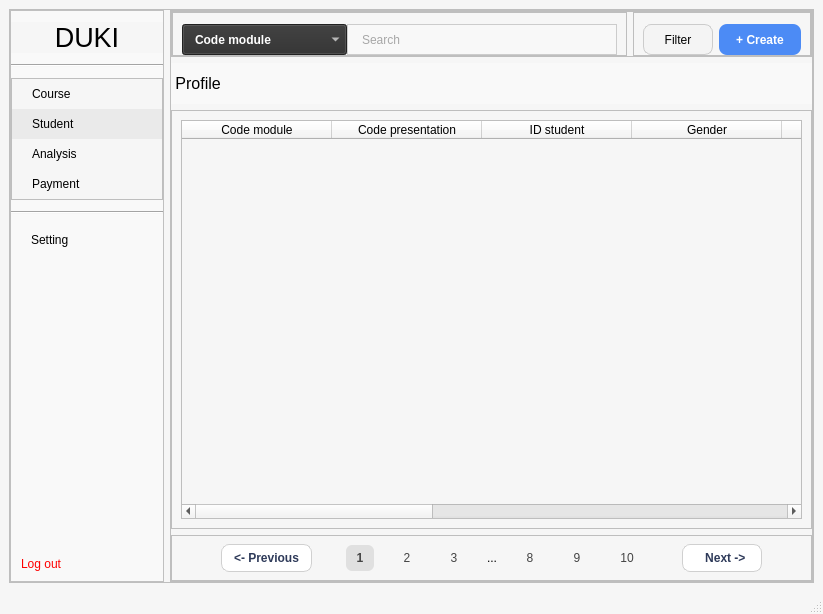
<?xml version="1.0" encoding="UTF-8"?>
<ui version="4.0">
 <class>MainWindow</class>
 <widget class="QMainWindow" name="MainWindow">
  <property name="geometry">
   <rect>
    <x>0</x>
    <y>0</y>
    <width>823</width>
    <height>614</height>
   </rect>
  </property>
  <property name="windowTitle">
   <string>MainWindow</string>
  </property>
  <property name="styleSheet">
   <string notr="true">QMainWindow {
    background-color: #f6f6f6;
}
QFrame {
    background-color: #f6f6f6;
}
#centralwidget{
	background-color: #f6f6f6;
}
#menu {
    background-color: #f9f9f9;
    border-right: 1px solid #e0e0e0;
}
QLabel#brand {
    color: black;
}

#menu_analysis,
#menu_course,
#menu_payment,
#menu_student,
#menu_setting {
    text-align: left;
    padding: 8px 20px;
    border: none;
	color: black;
}
#menu_analysis:hover,
#menu_course:hover,
#menu_logout:hover,
#menu_payment:hover,
#menu_student:hover,
#menu_setting:hover {
    background-color: #eaeaea;
}
#menu_logout {
    color: red;
    padding: 10px;
    text-align: left;
	border: none;
}
#menu_student {
    background-color: #eaeaea;
}
#student_search_lineEdit {
    background-color: #F8F8F8;
    border: 1px solid #CCCCCC;
    border-radius-right: 10px;
    padding: 6px 12px;
    color: #555;
}
#student_search_lineEdit:focus {
    border: 2px solid #A0A0A0;
}
#student_search_comboBox {
    background-color: #2E2E2E;
    color: white;
    padding: 6px 12px;
    font-weight: bold;
}
QComboBox QAbstractItemView {
    background-color: #2E2E2E;
    color: white;
    selection-background-color: #444444;
    selection-color: white;
}
#student_create {
    background-color: #4C8BF5;
    color: white;
    border: none;
    border-radius: 8px;
    padding: 6px 10px;
    font-weight: bold;
}
#student_create:hover {
    background-color: #3B73E0;
}
#student_filter {
    background-color: #F4F4F4;
    border: 1px solid #CCCCCC;
    border-radius: 8px;
    padding: 6px 10px;
	color: black;
}
#student_filter:hover {
    background-color: #EAEAEA;
}
#header{
	background-color: #f9f9f9;
	color: black;
}
#student_previous, #student_next {
    background-color: white;
    color: #2E3A59;
    border: 1px solid #D0D0D0;
    border-radius: 8px;
    padding: 6px 12px;
    font-weight: 500;
}
#student_previous:hover, #student_next:hover {
    background-color: #F5F5F5;
}
#student_page_1, #student_page_2, #student_page_3, #student_page_8, #student_page_9, #student_page_10 {
    background-color: transparent;
    border: none;
    color: #444;
    padding: 6px 10px;
}
#student_page_1 {
    background-color: #E0E0E0;
    border-radius: 6px;
    font-weight: bold;
}
#space {
    color: #777;
    font-weight: bold;
}


</string>
  </property>
  <widget class="QWidget" name="centralwidget">
   <layout class="QHBoxLayout" name="horizontalLayout_5">
    <item>
     <widget class="QFrame" name="frame">
      <property name="sizePolicy">
       <sizepolicy hsizetype="Preferred" vsizetype="Preferred">
        <horstretch>0</horstretch>
        <verstretch>0</verstretch>
       </sizepolicy>
      </property>
      <property name="minimumSize">
       <size>
        <width>801</width>
        <height>541</height>
       </size>
      </property>
      <property name="frameShape">
       <enum>QFrame::StyledPanel</enum>
      </property>
      <property name="frameShadow">
       <enum>QFrame::Raised</enum>
      </property>
      <layout class="QHBoxLayout" name="horizontalLayout">
       <property name="leftMargin">
        <number>0</number>
       </property>
       <property name="topMargin">
        <number>0</number>
       </property>
       <property name="rightMargin">
        <number>0</number>
       </property>
       <property name="bottomMargin">
        <number>0</number>
       </property>
       <item>
        <widget class="QFrame" name="menu">
         <property name="sizePolicy">
          <sizepolicy hsizetype="Preferred" vsizetype="Preferred">
           <horstretch>0</horstretch>
           <verstretch>0</verstretch>
          </sizepolicy>
         </property>
         <property name="frameShape">
          <enum>QFrame::StyledPanel</enum>
         </property>
         <property name="frameShadow">
          <enum>QFrame::Raised</enum>
         </property>
         <layout class="QVBoxLayout" name="verticalLayout" stretch="0,0,0,0,0,0,0">
          <property name="spacing">
           <number>11</number>
          </property>
          <property name="leftMargin">
           <number>0</number>
          </property>
          <property name="topMargin">
           <number>11</number>
          </property>
          <property name="rightMargin">
           <number>0</number>
          </property>
          <property name="bottomMargin">
           <number>0</number>
          </property>
          <item>
           <widget class="QLabel" name="brand">
            <property name="sizePolicy">
             <sizepolicy hsizetype="Preferred" vsizetype="Preferred">
              <horstretch>0</horstretch>
              <verstretch>0</verstretch>
             </sizepolicy>
            </property>
            <property name="font">
             <font>
              <pointsize>20</pointsize>
             </font>
            </property>
            <property name="styleSheet">
             <string notr="true"/>
            </property>
            <property name="text">
             <string>DUKI</string>
            </property>
            <property name="alignment">
             <set>Qt::AlignCenter</set>
            </property>
           </widget>
          </item>
          <item>
           <widget class="Line" name="line_1">
            <property name="orientation">
             <enum>Qt::Horizontal</enum>
            </property>
           </widget>
          </item>
          <item>
           <widget class="QFrame" name="frame_2">
            <property name="frameShape">
             <enum>QFrame::StyledPanel</enum>
            </property>
            <property name="frameShadow">
             <enum>QFrame::Raised</enum>
            </property>
            <layout class="QVBoxLayout" name="verticalLayout_3">
             <property name="spacing">
              <number>0</number>
             </property>
             <property name="leftMargin">
              <number>0</number>
             </property>
             <property name="topMargin">
              <number>0</number>
             </property>
             <property name="rightMargin">
              <number>0</number>
             </property>
             <property name="bottomMargin">
              <number>0</number>
             </property>
             <item>
              <widget class="QPushButton" name="menu_course">
               <property name="sizePolicy">
                <sizepolicy hsizetype="Minimum" vsizetype="Preferred">
                 <horstretch>0</horstretch>
                 <verstretch>0</verstretch>
                </sizepolicy>
               </property>
               <property name="styleSheet">
                <string notr="true"/>
               </property>
               <property name="text">
                <string>Course</string>
               </property>
              </widget>
             </item>
             <item>
              <widget class="QPushButton" name="menu_student">
               <property name="sizePolicy">
                <sizepolicy hsizetype="Minimum" vsizetype="Preferred">
                 <horstretch>0</horstretch>
                 <verstretch>0</verstretch>
                </sizepolicy>
               </property>
               <property name="layoutDirection">
                <enum>Qt::LeftToRight</enum>
               </property>
               <property name="styleSheet">
                <string notr="true"/>
               </property>
               <property name="text">
                <string>Student</string>
               </property>
              </widget>
             </item>
             <item>
              <widget class="QPushButton" name="menu_analysis">
               <property name="sizePolicy">
                <sizepolicy hsizetype="Minimum" vsizetype="Preferred">
                 <horstretch>0</horstretch>
                 <verstretch>0</verstretch>
                </sizepolicy>
               </property>
               <property name="styleSheet">
                <string notr="true"/>
               </property>
               <property name="text">
                <string>Analysis</string>
               </property>
              </widget>
             </item>
             <item>
              <widget class="QPushButton" name="menu_payment">
               <property name="sizePolicy">
                <sizepolicy hsizetype="Preferred" vsizetype="Preferred">
                 <horstretch>0</horstretch>
                 <verstretch>0</verstretch>
                </sizepolicy>
               </property>
               <property name="minimumSize">
                <size>
                 <width>150</width>
                 <height>28</height>
                </size>
               </property>
               <property name="styleSheet">
                <string notr="true"/>
               </property>
               <property name="text">
                <string>Payment</string>
               </property>
              </widget>
             </item>
            </layout>
           </widget>
          </item>
          <item>
           <widget class="Line" name="line_2">
            <property name="orientation">
             <enum>Qt::Horizontal</enum>
            </property>
           </widget>
          </item>
          <item>
           <widget class="QPushButton" name="menu_setting">
            <property name="sizePolicy">
             <sizepolicy hsizetype="Preferred" vsizetype="Preferred">
              <horstretch>0</horstretch>
              <verstretch>0</verstretch>
             </sizepolicy>
            </property>
            <property name="minimumSize">
             <size>
              <width>60</width>
              <height>12</height>
             </size>
            </property>
            <property name="styleSheet">
             <string notr="true"/>
            </property>
            <property name="text">
             <string>Setting</string>
            </property>
           </widget>
          </item>
          <item>
           <spacer name="verticalSpacer">
            <property name="orientation">
             <enum>Qt::Vertical</enum>
            </property>
            <property name="sizeHint" stdset="0">
             <size>
              <width>20</width>
              <height>40</height>
             </size>
            </property>
           </spacer>
          </item>
          <item>
           <widget class="QPushButton" name="menu_logout">
            <property name="sizePolicy">
             <sizepolicy hsizetype="Preferred" vsizetype="Preferred">
              <horstretch>0</horstretch>
              <verstretch>0</verstretch>
             </sizepolicy>
            </property>
            <property name="styleSheet">
             <string notr="true"/>
            </property>
            <property name="text">
             <string>Log out</string>
            </property>
           </widget>
          </item>
         </layout>
        </widget>
       </item>
       <item>
        <widget class="QFrame" name="frame_3">
         <property name="sizePolicy">
          <sizepolicy hsizetype="Preferred" vsizetype="Preferred">
           <horstretch>0</horstretch>
           <verstretch>0</verstretch>
          </sizepolicy>
         </property>
         <property name="frameShape">
          <enum>QFrame::StyledPanel</enum>
         </property>
         <property name="frameShadow">
          <enum>QFrame::Raised</enum>
         </property>
         <layout class="QVBoxLayout" name="verticalLayout_2">
          <property name="leftMargin">
           <number>0</number>
          </property>
          <property name="topMargin">
           <number>0</number>
          </property>
          <property name="rightMargin">
           <number>0</number>
          </property>
          <property name="bottomMargin">
           <number>0</number>
          </property>
          <item>
           <widget class="QFrame" name="option">
            <property name="sizePolicy">
             <sizepolicy hsizetype="Preferred" vsizetype="Preferred">
              <horstretch>0</horstretch>
              <verstretch>0</verstretch>
             </sizepolicy>
            </property>
            <property name="frameShape">
             <enum>QFrame::StyledPanel</enum>
            </property>
            <property name="frameShadow">
             <enum>QFrame::Raised</enum>
            </property>
            <layout class="QHBoxLayout" name="horizontalLayout_2">
             <property name="leftMargin">
              <number>0</number>
             </property>
             <property name="topMargin">
              <number>0</number>
             </property>
             <property name="rightMargin">
              <number>0</number>
             </property>
             <property name="bottomMargin">
              <number>0</number>
             </property>
             <item>
              <widget class="QFrame" name="search">
               <property name="frameShape">
                <enum>QFrame::StyledPanel</enum>
               </property>
               <property name="frameShadow">
                <enum>QFrame::Raised</enum>
               </property>
               <layout class="QHBoxLayout" name="horizontalLayout_3">
                <property name="spacing">
                 <number>0</number>
                </property>
                <property name="topMargin">
                 <number>11</number>
                </property>
                <property name="bottomMargin">
                 <number>0</number>
                </property>
                <item>
                 <widget class="QComboBox" name="student_search_comboBox">
                  <property name="sizePolicy">
                   <sizepolicy hsizetype="Maximum" vsizetype="Preferred">
                    <horstretch>0</horstretch>
                    <verstretch>0</verstretch>
                   </sizepolicy>
                  </property>
                  <property name="minimumSize">
                   <size>
                    <width>165</width>
                    <height>31</height>
                   </size>
                  </property>
                  <item>
                   <property name="text">
                    <string>Code module</string>
                   </property>
                  </item>
                  <item>
                   <property name="text">
                    <string>Code presentation</string>
                   </property>
                  </item>
                  <item>
                   <property name="text">
                    <string>Id student</string>
                   </property>
                  </item>
                  <item>
                   <property name="text">
                    <string>Gender</string>
                   </property>
                  </item>
                  <item>
                   <property name="text">
                    <string>Region</string>
                   </property>
                  </item>
                  <item>
                   <property name="text">
                    <string>Highest education</string>
                   </property>
                  </item>
                  <item>
                   <property name="text">
                    <string>IMB band</string>
                   </property>
                  </item>
                  <item>
                   <property name="text">
                    <string>Age band</string>
                   </property>
                  </item>
                  <item>
                   <property name="text">
                    <string>Previous attempt</string>
                   </property>
                  </item>
                  <item>
                   <property name="text">
                    <string>Studied credit</string>
                   </property>
                  </item>
                 </widget>
                </item>
                <item>
                 <widget class="QLineEdit" name="student_search_lineEdit">
                  <property name="sizePolicy">
                   <sizepolicy hsizetype="Preferred" vsizetype="Preferred">
                    <horstretch>0</horstretch>
                    <verstretch>0</verstretch>
                   </sizepolicy>
                  </property>
                  <property name="minimumSize">
                   <size>
                    <width>260</width>
                    <height>31</height>
                   </size>
                  </property>
                  <property name="placeholderText">
                   <string>Search</string>
                  </property>
                 </widget>
                </item>
               </layout>
              </widget>
             </item>
             <item>
              <widget class="QFrame" name="frame_5">
               <property name="sizePolicy">
                <sizepolicy hsizetype="Maximum" vsizetype="Preferred">
                 <horstretch>0</horstretch>
                 <verstretch>0</verstretch>
                </sizepolicy>
               </property>
               <property name="frameShape">
                <enum>QFrame::StyledPanel</enum>
               </property>
               <property name="frameShadow">
                <enum>QFrame::Raised</enum>
               </property>
               <layout class="QHBoxLayout" name="horizontalLayout_4">
                <property name="topMargin">
                 <number>11</number>
                </property>
                <property name="bottomMargin">
                 <number>0</number>
                </property>
                <item>
                 <widget class="QPushButton" name="student_filter">
                  <property name="sizePolicy">
                   <sizepolicy hsizetype="Preferred" vsizetype="Preferred">
                    <horstretch>0</horstretch>
                    <verstretch>0</verstretch>
                   </sizepolicy>
                  </property>
                  <property name="minimumSize">
                   <size>
                    <width>70</width>
                    <height>30</height>
                   </size>
                  </property>
                  <property name="text">
                   <string>Filter</string>
                  </property>
                 </widget>
                </item>
                <item>
                 <widget class="QPushButton" name="student_create">
                  <property name="sizePolicy">
                   <sizepolicy hsizetype="Preferred" vsizetype="Preferred">
                    <horstretch>0</horstretch>
                    <verstretch>0</verstretch>
                   </sizepolicy>
                  </property>
                  <property name="minimumSize">
                   <size>
                    <width>82</width>
                    <height>30</height>
                   </size>
                  </property>
                  <property name="text">
                   <string>+ Create</string>
                  </property>
                 </widget>
                </item>
               </layout>
              </widget>
             </item>
            </layout>
           </widget>
          </item>
          <item>
           <widget class="QLabel" name="header">
            <property name="sizePolicy">
             <sizepolicy hsizetype="Preferred" vsizetype="Preferred">
              <horstretch>0</horstretch>
              <verstretch>0</verstretch>
             </sizepolicy>
            </property>
            <property name="minimumSize">
             <size>
              <width>0</width>
              <height>41</height>
             </size>
            </property>
            <property name="font">
             <font>
              <family>MS Shell Dlg 2</family>
              <pointsize>12</pointsize>
             </font>
            </property>
            <property name="text">
             <string> Profile</string>
            </property>
           </widget>
          </item>
          <item>
           <widget class="QFrame" name="frame_6">
            <property name="sizePolicy">
             <sizepolicy hsizetype="Preferred" vsizetype="Expanding">
              <horstretch>0</horstretch>
              <verstretch>0</verstretch>
             </sizepolicy>
            </property>
            <property name="minimumSize">
             <size>
              <width>165</width>
              <height>0</height>
             </size>
            </property>
            <property name="frameShape">
             <enum>QFrame::StyledPanel</enum>
            </property>
            <property name="frameShadow">
             <enum>QFrame::Raised</enum>
            </property>
            <layout class="QHBoxLayout" name="horizontalLayout_8">
             <item>
              <widget class="QTableWidget" name="student_table">
               <property name="styleSheet">
                <string notr="true">color: black</string>
               </property>
               <attribute name="horizontalHeaderDefaultSectionSize">
                <number>150</number>
               </attribute>
               <column>
                <property name="text">
                 <string>Code module</string>
                </property>
               </column>
               <column>
                <property name="text">
                 <string>Code presentation</string>
                </property>
               </column>
               <column>
                <property name="text">
                 <string>ID student</string>
                </property>
               </column>
               <column>
                <property name="text">
                 <string>Gender</string>
                </property>
               </column>
               <column>
                <property name="text">
                 <string>Region</string>
                </property>
               </column>
               <column>
                <property name="text">
                 <string>Highest education</string>
                </property>
               </column>
               <column>
                <property name="text">
                 <string>IMB band</string>
                </property>
               </column>
               <column>
                <property name="text">
                 <string>Age band</string>
                </property>
               </column>
               <column>
                <property name="text">
                 <string>Previous attempt</string>
                </property>
               </column>
               <column>
                <property name="text">
                 <string>Studied credit</string>
                </property>
               </column>
              </widget>
             </item>
            </layout>
           </widget>
          </item>
          <item>
           <widget class="QFrame" name="frame_7">
            <property name="sizePolicy">
             <sizepolicy hsizetype="Preferred" vsizetype="Preferred">
              <horstretch>0</horstretch>
              <verstretch>0</verstretch>
             </sizepolicy>
            </property>
            <property name="frameShape">
             <enum>QFrame::StyledPanel</enum>
            </property>
            <property name="frameShadow">
             <enum>QFrame::Raised</enum>
            </property>
            <layout class="QHBoxLayout" name="horizontalLayout_6">
             <property name="topMargin">
              <number>0</number>
             </property>
             <property name="bottomMargin">
              <number>0</number>
             </property>
             <item>
              <spacer name="horizontalSpacer_3">
               <property name="orientation">
                <enum>Qt::Horizontal</enum>
               </property>
               <property name="sizeHint" stdset="0">
                <size>
                 <width>40</width>
                 <height>20</height>
                </size>
               </property>
              </spacer>
             </item>
             <item>
              <widget class="QPushButton" name="student_previous">
               <property name="sizePolicy">
                <sizepolicy hsizetype="Preferred" vsizetype="Fixed">
                 <horstretch>0</horstretch>
                 <verstretch>0</verstretch>
                </sizepolicy>
               </property>
               <property name="text">
                <string>&lt;- Previous</string>
               </property>
              </widget>
             </item>
             <item>
              <spacer name="horizontalSpacer">
               <property name="orientation">
                <enum>Qt::Horizontal</enum>
               </property>
               <property name="sizeHint" stdset="0">
                <size>
                 <width>1</width>
                 <height>20</height>
                </size>
               </property>
              </spacer>
             </item>
             <item>
              <widget class="QWidget" name="student_page" native="true">
               <property name="sizePolicy">
                <sizepolicy hsizetype="Maximum" vsizetype="Preferred">
                 <horstretch>30</horstretch>
                 <verstretch>0</verstretch>
                </sizepolicy>
               </property>
               <property name="minimumSize">
                <size>
                 <width>350</width>
                 <height>0</height>
                </size>
               </property>
               <layout class="QHBoxLayout" name="horizontalLayout_7">
                <property name="leftMargin">
                 <number>11</number>
                </property>
                <property name="rightMargin">
                 <number>11</number>
                </property>
                <item>
                 <widget class="QPushButton" name="student_page_1">
                  <property name="sizePolicy">
                   <sizepolicy hsizetype="Fixed" vsizetype="Preferred">
                    <horstretch>0</horstretch>
                    <verstretch>0</verstretch>
                   </sizepolicy>
                  </property>
                  <property name="minimumSize">
                   <size>
                    <width>28</width>
                    <height>0</height>
                   </size>
                  </property>
                  <property name="text">
                   <string>1</string>
                  </property>
                 </widget>
                </item>
                <item>
                 <widget class="QPushButton" name="student_page_2">
                  <property name="sizePolicy">
                   <sizepolicy hsizetype="Fixed" vsizetype="Preferred">
                    <horstretch>0</horstretch>
                    <verstretch>0</verstretch>
                   </sizepolicy>
                  </property>
                  <property name="minimumSize">
                   <size>
                    <width>28</width>
                    <height>0</height>
                   </size>
                  </property>
                  <property name="text">
                   <string>2</string>
                  </property>
                 </widget>
                </item>
                <item>
                 <widget class="QPushButton" name="student_page_8">
                  <property name="sizePolicy">
                   <sizepolicy hsizetype="Fixed" vsizetype="Preferred">
                    <horstretch>0</horstretch>
                    <verstretch>0</verstretch>
                   </sizepolicy>
                  </property>
                  <property name="minimumSize">
                   <size>
                    <width>28</width>
                    <height>0</height>
                   </size>
                  </property>
                  <property name="text">
                   <string>3</string>
                  </property>
                 </widget>
                </item>
                <item>
                 <widget class="QLabel" name="student_space">
                  <property name="sizePolicy">
                   <sizepolicy hsizetype="Fixed" vsizetype="Preferred">
                    <horstretch>0</horstretch>
                    <verstretch>0</verstretch>
                   </sizepolicy>
                  </property>
                  <property name="layoutDirection">
                   <enum>Qt::LeftToRight</enum>
                  </property>
                  <property name="text">
                   <string>...</string>
                  </property>
                  <property name="alignment">
                   <set>Qt::AlignCenter</set>
                  </property>
                 </widget>
                </item>
                <item>
                 <widget class="QPushButton" name="student_page_10">
                  <property name="sizePolicy">
                   <sizepolicy hsizetype="Fixed" vsizetype="Preferred">
                    <horstretch>0</horstretch>
                    <verstretch>0</verstretch>
                   </sizepolicy>
                  </property>
                  <property name="minimumSize">
                   <size>
                    <width>28</width>
                    <height>0</height>
                   </size>
                  </property>
                  <property name="text">
                   <string>8</string>
                  </property>
                 </widget>
                </item>
                <item>
                 <widget class="QPushButton" name="student_page_9">
                  <property name="sizePolicy">
                   <sizepolicy hsizetype="Fixed" vsizetype="Preferred">
                    <horstretch>0</horstretch>
                    <verstretch>0</verstretch>
                   </sizepolicy>
                  </property>
                  <property name="minimumSize">
                   <size>
                    <width>28</width>
                    <height>0</height>
                   </size>
                  </property>
                  <property name="text">
                   <string>9</string>
                  </property>
                 </widget>
                </item>
                <item>
                 <widget class="QPushButton" name="student_page_3">
                  <property name="sizePolicy">
                   <sizepolicy hsizetype="Fixed" vsizetype="Preferred">
                    <horstretch>0</horstretch>
                    <verstretch>0</verstretch>
                   </sizepolicy>
                  </property>
                  <property name="minimumSize">
                   <size>
                    <width>28</width>
                    <height>0</height>
                   </size>
                  </property>
                  <property name="text">
                   <string>10</string>
                  </property>
                 </widget>
                </item>
               </layout>
              </widget>
             </item>
             <item>
              <spacer name="horizontalSpacer_2">
               <property name="orientation">
                <enum>Qt::Horizontal</enum>
               </property>
               <property name="sizeHint" stdset="0">
                <size>
                 <width>4</width>
                 <height>20</height>
                </size>
               </property>
              </spacer>
             </item>
             <item>
              <widget class="QPushButton" name="student_next">
               <property name="sizePolicy">
                <sizepolicy hsizetype="Preferred" vsizetype="Fixed">
                 <horstretch>0</horstretch>
                 <verstretch>0</verstretch>
                </sizepolicy>
               </property>
               <property name="text">
                <string>   Next -&gt; </string>
               </property>
              </widget>
             </item>
             <item>
              <spacer name="horizontalSpacer_4">
               <property name="orientation">
                <enum>Qt::Horizontal</enum>
               </property>
               <property name="sizeHint" stdset="0">
                <size>
                 <width>40</width>
                 <height>20</height>
                </size>
               </property>
              </spacer>
             </item>
            </layout>
           </widget>
          </item>
         </layout>
        </widget>
       </item>
      </layout>
     </widget>
    </item>
   </layout>
  </widget>
  <widget class="QMenuBar" name="menubar">
   <property name="geometry">
    <rect>
     <x>0</x>
     <y>0</y>
     <width>823</width>
     <height>26</height>
    </rect>
   </property>
  </widget>
  <widget class="QStatusBar" name="statusbar"/>
 </widget>
 <resources/>
 <connections/>
</ui>
